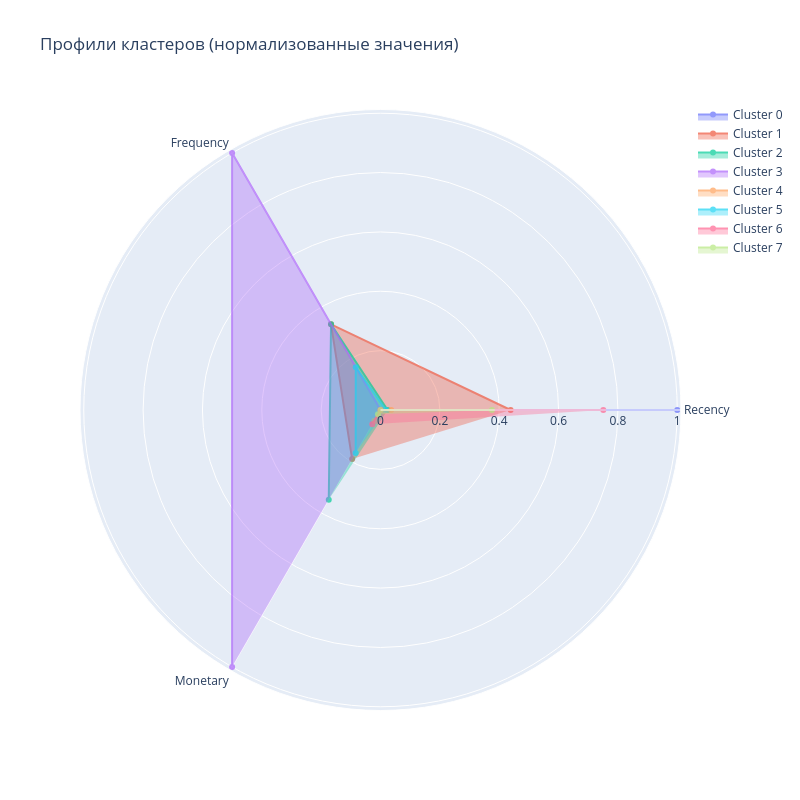

Notebook code cell kept with this figure:
### Markdown cell above
### Задание 6.7
Визуализируйте профили кластеров в виде полярной диаграммы на основе средних RFM-характеристик, вычисленных для каждого кластера.

Проанализируйте кластеры и на основе анализа сопоставьте номер кластера и его описание.

* Кластер соответствует «лояльным» клиентам, которые приносят наибольший доход, совершают покупки чаще всего, а давность их последней покупки наименьшая.
* Кластер соответствует «перспективным» клиентам, которые являются активными покупателями, но покупают не так часто и не так много, как лояльные клиенты.
* Кластер соответствует «подвисшим» клиентам, которые относительно недавно сделали несколько заказов на небольшие суммы. Потенциально эти клиенты могут быть переведены в кластер «перспективных».
* Кластер соответствует клиентам «в зоне риска», которые несколько раз покупали товары на небольшие суммы, однако их последняя покупка была совершена более пяти месяцев назад.
* Кластер соответствует клиентам-«новичкам», которые относительно недавно сделали один заказ на небольшую сумму. 
* Кластер соответствует «спящим» или «почти потерянным» клиентам, которые сделали один заказ на маленькую сумму более семи месяцев назад и больше не возвращались.
* Кластер соответствует «потерянным» клиентам, которые купили меньше всего товара, и их последняя покупка была совершена около года назад.

### Code cell
import plotly.graph_objects as go
from sklearn import preprocessing

# Функция для построения полярной диаграммы
def plot_cluster_profile_polar(grouped_data, n_clusters):
    # Нормализуем сгруппированные данные, приводя их к масштабу 0-1.
    scaler = preprocessing.MinMaxScaler()
    grouped_data_normalized = pd.DataFrame(scaler.fit_transform(grouped_data), 
                                         columns=grouped_data.columns)
    
    # Создаем список признаков
    features = grouped_data.columns
    # Создаем пустую фигуру
    fig = go.Figure()
    
    # В цикле визуализируем полярную диаграмму для каждого кластера
    for i in range(n_clusters):
        # Создаем полярную диаграмму и добавляем ее на общий график
        fig.add_trace(go.Scatterpolar(
            r=grouped_data_normalized.iloc[i].values, # радиусы
            theta=features, # название засечек
            fill='toself', # заливка многоугольника цветом
            name=f'Cluster {i}', # название - номер кластера
            opacity=0.7
        ))
    
    # Обновляем параметры фигуры
    fig.update_layout(
        showlegend=True, # отображение легенды
        autosize=False, # устаналиваем свои размеры графика
        width=800, # ширина (в пикселях)
        height=800, # высота (в пикселях)
        title='Профили кластеров (нормализованные значения)'
    )
    # Отображаем фигуру
    fig.show()

# Строим полярную диаграмму
print("ПОЛЯРНАЯ ДИАГРАММА ПРОФИЛЕЙ КЛАСТЕРОВ:")
plot_cluster_profile_polar(cluster_profiles_tsne, len(cluster_profiles_tsne))

# Анализируем каждый кластер
cluster_analysis = []

for cluster_id in cluster_profiles_tsne.index:
    recency = cluster_profiles_tsne.loc[cluster_id, 'Recency']
    frequency = cluster_profiles_tsne.loc[cluster_id, 'Frequency']
    monetary = cluster_profiles_tsne.loc[cluster_id, 'Monetary']
    size = cluster_distribution[cluster_id]
    
    cluster_analysis.append({
        'cluster_id': cluster_id,
        'recency': recency,
        'frequency': frequency,
        'monetary': monetary,
        'size': size
    })

### Figure 1 — Plotly figure (JSON) as saved in the notebook; plotly's stock layout.template omitted (floating-point values rounded to 4 significant figures)
{"data": [{"fill": "toself", "name": "Cluster 0", "opacity": 0.7, "r": [1.0, 0.0, 0.0], "theta": ["Recency", "Frequency", "Monetary"], "type": "scatterpolar"}, {"fill": "toself", "name": "Cluster 1", "opacity": 0.7, "r": [0.4384, 0.3333, 0.1911], "theta": ["Recency", "Frequency", "Monetary"], "type": "scatterpolar"}, {"fill": "toself", "name": "Cluster 2", "opacity": 0.7, "r": [0.02402, 0.3333, 0.3488], "theta": ["Recency", "Frequency", "Monetary"], "type": "scatterpolar"}, {"fill": "toself", "name": "Cluster 3", "opacity": 0.7, "r": [0.0, 1.0, 1.0], "theta": ["Recency", "Frequency", "Monetary"], "type": "scatterpolar"}, {"fill": "toself", "name": "Cluster 4", "opacity": 0.7, "r": [0.03604, 0.0, 0.0417], "theta": ["Recency", "Frequency", "Monetary"], "type": "scatterpolar"}, {"fill": "toself", "name": "Cluster 5", "opacity": 0.7, "r": [0.01802, 0.1667, 0.1673], "theta": ["Recency", "Frequency", "Monetary"], "type": "scatterpolar"}, {"fill": "toself", "name": "Cluster 6", "opacity": 0.7, "r": [0.7508, 0.0, 0.05545], "theta": ["Recency", "Frequency", "Monetary"], "type": "scatterpolar"}, {"fill": "toself", "name": "Cluster 7", "opacity": 0.7, "r": [0.3754, 0.0, 0.01696], "theta": ["Recency", "Frequency", "Monetary"], "type": "scatterpolar"}], "layout": {"autosize": false, "height": 800, "showlegend": true, "title": {"text": "Профили кластеров (нормализованные значения)"}, "width": 800}}
